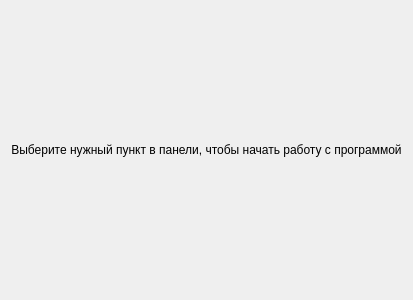
<?xml version="1.0" encoding="UTF-8"?>
<ui version="4.0">
 <class>idlePanel</class>
 <widget class="QWidget" name="idlePanel">
  <property name="geometry">
   <rect>
    <x>0</x>
    <y>0</y>
    <width>400</width>
    <height>300</height>
   </rect>
  </property>
  <property name="windowTitle">
   <string>Form</string>
  </property>
  <layout class="QVBoxLayout" name="verticalLayout">
   <item>
    <widget class="QLabel" name="label">
     <property name="text">
      <string>Выберите нужный пункт в панели, чтобы начать работу с программой</string>
     </property>
     <property name="alignment">
      <set>Qt::AlignCenter</set>
     </property>
    </widget>
   </item>
  </layout>
 </widget>
 <resources/>
 <connections/>
</ui>
